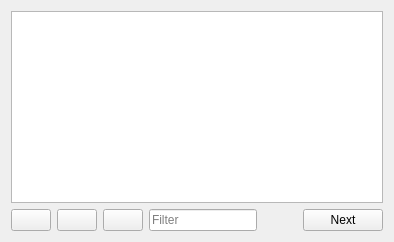
           <widget class="QWidget" name="tab_12">
            <attribute name="title">
             <string>Detailed infos</string>
            </attribute>
            <layout class="QVBoxLayout" name="verticalLayout_9">
             <item>
              <widget class="QTableView" name="tblPersoInfos">
               <property name="alternatingRowColors">
                <bool>true</bool>
               </property>
               <property name="textElideMode">
                <enum>Qt::ElideNone</enum>
               </property>
              </widget>
             </item>
             <item>
              <layout class="QHBoxLayout" name="horizontalLayout_9">
               <item>
                <widget class="QPushButton" name="btnPersoAddInfo">
                 <property name="text">
                  <string/>
                 </property>
                 <property name="icon">
                  <iconset theme="list-add">
                   <normaloff/>
                  </iconset>
                 </property>
                </widget>
               </item>
               <item>
                <widget class="QPushButton" name="pushButton_3">
                 <property name="text">
                  <string/>
                 </property>
                 <property name="icon">
                  <iconset theme="emblem-favorite">
                   <normaloff/>
                  </iconset>
                 </property>
                 <property name="checkable">
                  <bool>true</bool>
                 </property>
                </widget>
               </item>
               <item>
                <widget class="QPushButton" name="pushButton_2">
                 <property name="text">
                  <string/>
                 </property>
                 <property name="icon">
                  <iconset theme="list-remove">
                   <normaloff/>
                  </iconset>
                 </property>
                </widget>
               </item>
               <item>
                <widget class="QLineEdit" name="lineEdit">
                 <property name="placeholderText">
                  <string>Filter</string>
                 </property>
                </widget>
               </item>
               <item>
                <spacer name="horizontalSpacer_5">
                 <property name="orientation">
                  <enum>Qt::Horizontal</enum>
                 </property>
                 <property name="sizeHint" stdset="0">
                  <size>
                   <width>40</width>
                   <height>20</height>
                  </size>
                 </property>
                </spacer>
               </item>
               <item>
                <widget class="QPushButton" name="btnStepEight">
                 <property name="text">
                  <string>Next</string>
                 </property>
                 <property name="icon">
                  <iconset theme="go-next">
                   <normaloff/>
                  </iconset>
                 </property>
                </widget>
               </item>
              </layout>
             </item>
            </layout>
           </widget>
